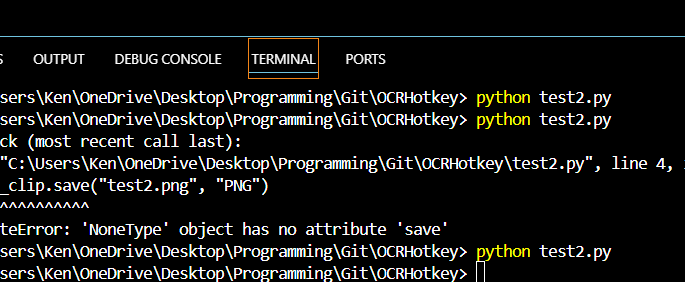

The script that saved this image:
from PIL import ImageGrab

def isClipboardImg():
    try:
        img_clip = ImageGrab.grabclipboard()
        print("ya")
        img_clip.save("test2.png", "PNG")
        print("yes")
    except: 
        print("not img")

isClipboardImg()